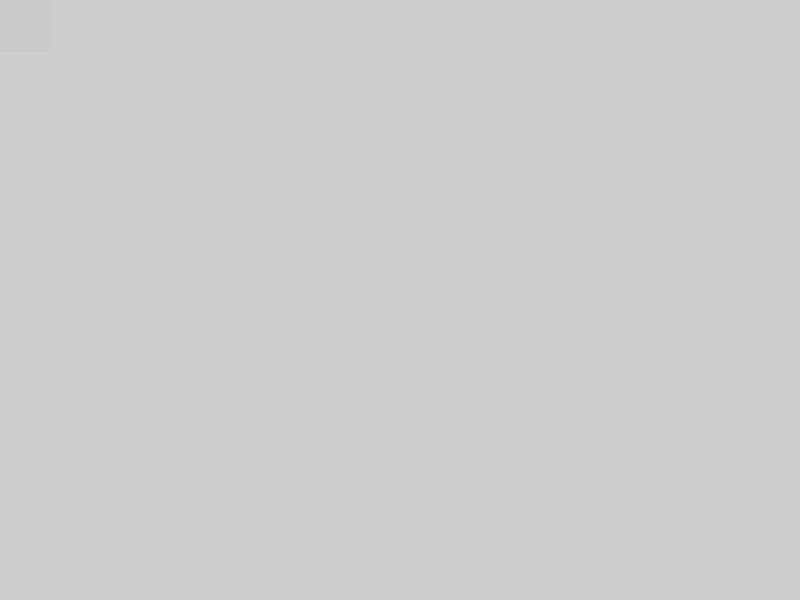
Frame 1 (no input)
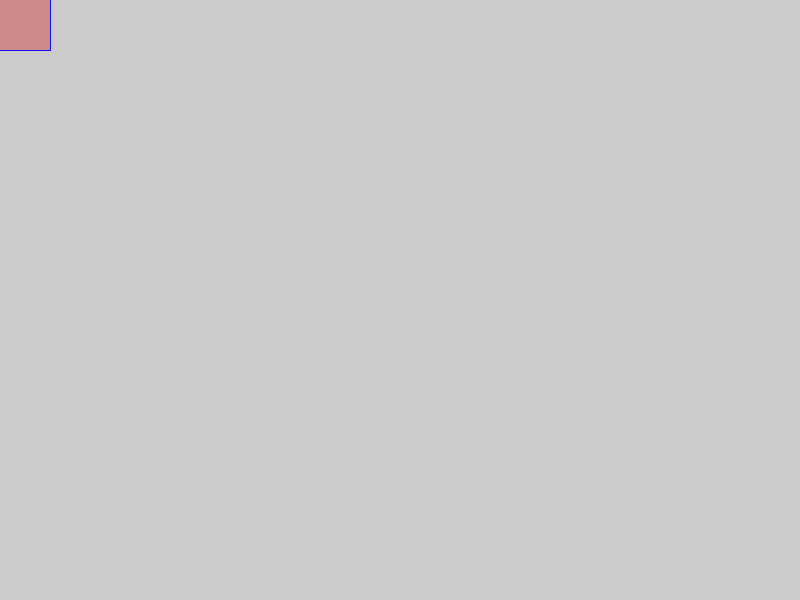
Frame 60 (the mouse pressed at the canvas centre just before this capture)
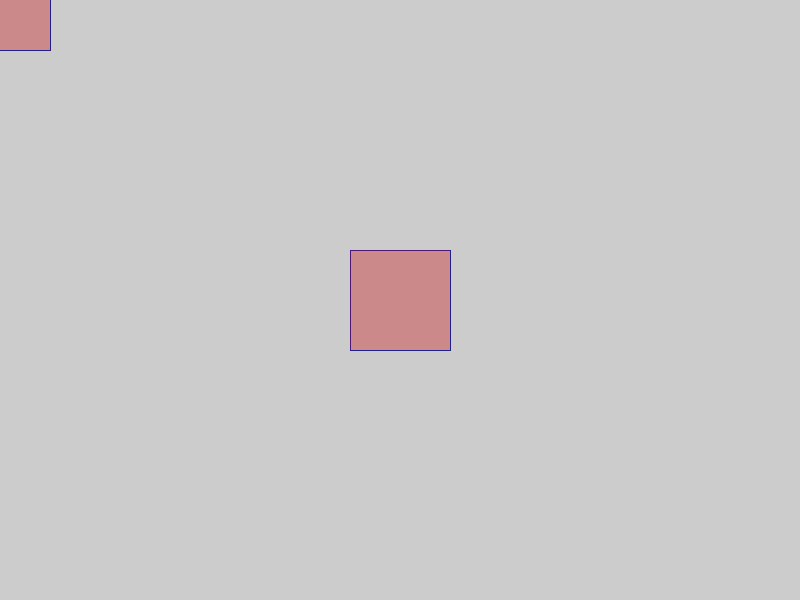
Frame 120 (the mouse held since frame 60 and released just before this capture)

The Processing sketch that drew these frames (run headless with seeded random() and noise(); from frame 60 on, the mouse is pressed at the canvas centre):

// Processing sketch: B_mysecondsketch
// ── B_mysecondsketch.pde

// myfirstsketch : draw a white square where my mouse is
// groovy

// this runs when i hit play
void setup()
{
  size(800, 600); // sets up the size of the canvas
  
  // draw rectangles where coordinates are the center, not the edge:
  rectMode(CENTER); 
  
  // set a more interesting color
  fill(255, 0, 0, 2); // Red, Green, Blue, (Alpha)
  stroke(0, 0, 255, 10);
}

// this runs every frame
void draw()
{
  rect(mouseX, mouseY, 100, 100); // x, y, w, h
}
